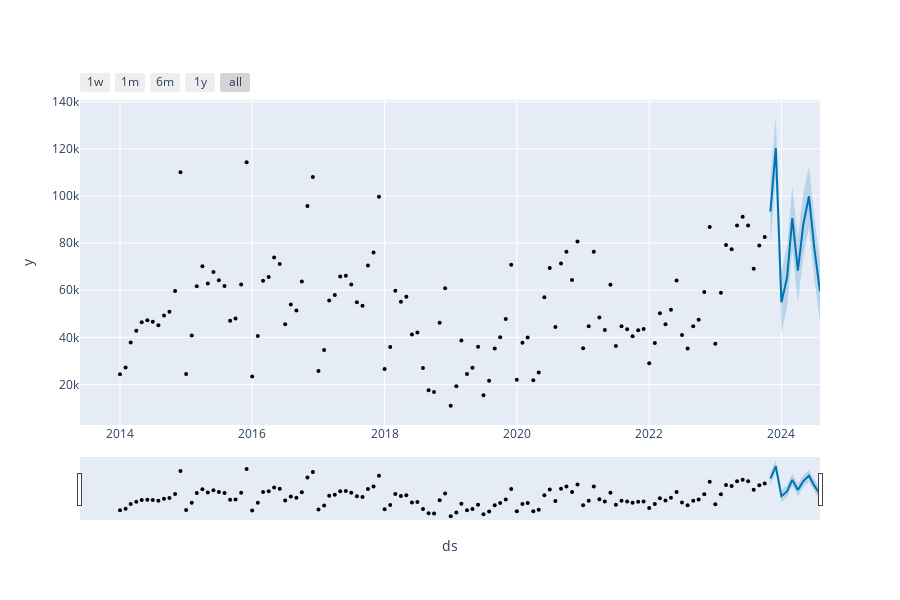

The cell this chart's notebook holds for it:
### Code cell
from prophet.plot import plot_plotly
import plotly.offline as py 

fig = plot_plotly(m,forecast)
py.iplot(fig)
